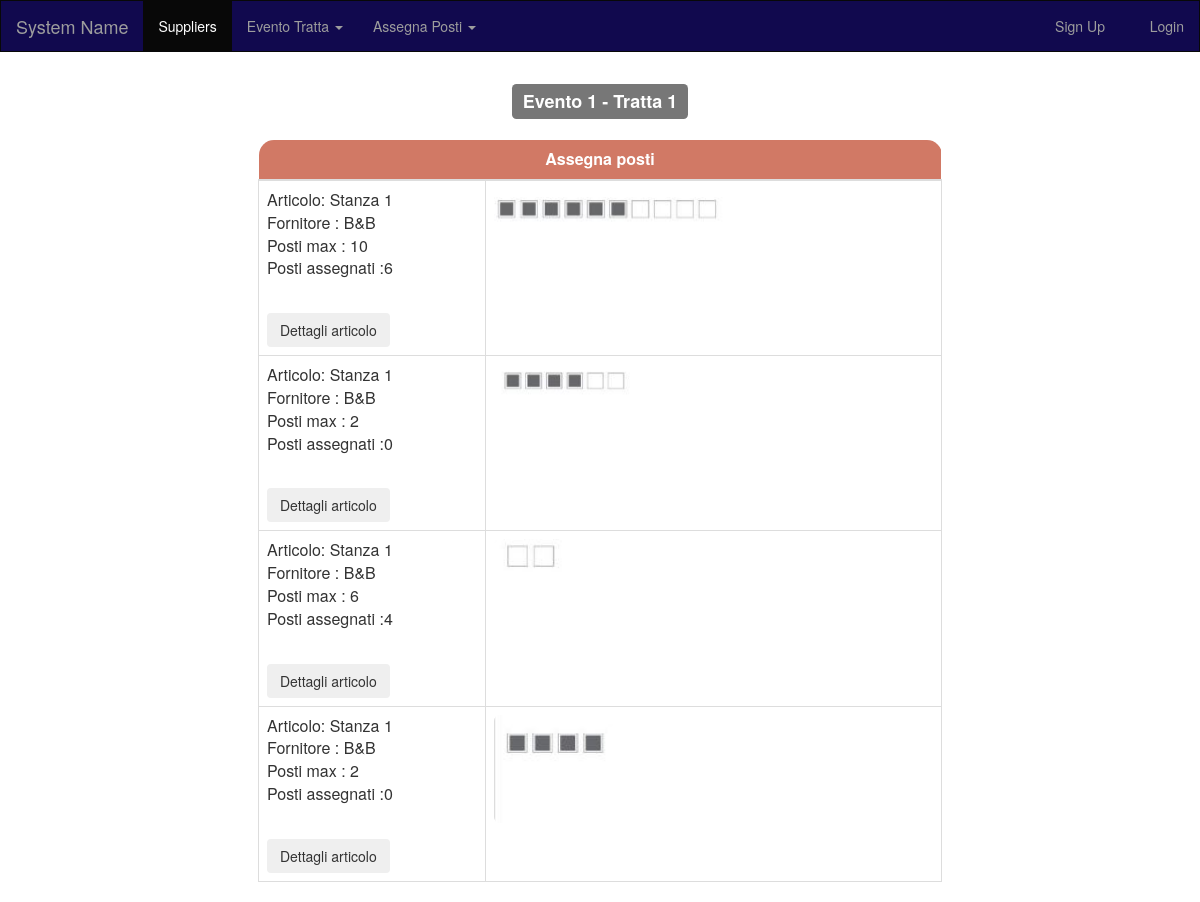
Screenshot of /index.php/suppliers/assegna_posti_more with the database file from the repository.
### tables this page shows
CREATE TABLE `assign_seats` (
  `seat_id` int(11) NOT NULL,
  `article` text NOT NULL,
  `img_seat` int(11) NOT NULL,
  `seat_type` int(11) NOT NULL DEFAULT '1'
);

CREATE TABLE `tbl_file_uploader` (
  `file_id` int(11) NOT NULL,
  `file_name` varchar(50) NOT NULL
);

### application/controllers/suppliers.php (called while the page is built, shortened)
<?php
class suppliers extends CI_Controller {
  public function __construct()
    {
        $this->load->library('session');
		$this->load->helper('url');
        $this->load->model('db_model');
    }
		public function assegna_posti_more()
    {
        $data['seats']=$this->db_model->get_seat_details(2);
        $this->load->view('header');
        $this->load->view('assegna_posti',$data);
        $this->load->view('footer');
    }
 }

### index.php (called while the page is built, shortened)
<?php
require_once BASEPATH.'core/CodeIgniter.php';

### application/models/db_model.php (called while the page is built, shortened)
<?php  if ( ! defined('BASEPATH')) exit('No direct script access allowed');
class db_model extends CI_Model
{
		public function get_seat_details($type)
	{
		$this->db->select('*');
        $this->db->from('assign_seats');
		$this->db->where('seat_type',$type);
        $query = $this->db->get();
        if ($query->num_rows() >= 1) {
		   return $query->result_array();
        } else {
            return false;
        }
    }
	public function get_images($img) {
        $this->db->select('file_name');
        $this->db->from('tbl_file_uploader');
        $this->db->where('file_id', $img);
        $query = $this->db->get();
        if ($query->num_rows() >= 1) {
            $data = $query->result_array();
            return $data;
        } else {
            return false;
        }
    }
	}

### application/views/assegna_posti.php (the view, shortened to what this page needs)
<div align="center" class="container">
    <h3>
        <span class="label label-default">Evento 1 - Tratta 1</span>
    </h3>
    <div class="table-responsive" style="max-width:60%">
        <table class="table table-bordered">
            <thead>
                <tr>
                    <th colspan="2" id="rcornerlf"> Assegna posti
                    </th>
                </tr>
            </thead>
            <tbody>
<?php foreach($seats as $seat) { ?>
                <tr>
                    <td>
                        <p><?php echo $seat['article'] ;?></p>
                        <br>
                        <button id="btn10_6" type="button" class="btn">Dettagli articolo</button>
                    </td>
                    <td>
			<?php $get_img = $this->db_model->get_images($seat['img_seat']);
                        if ($get_img[0]['file_name'] == 'noimage.png') {
                        }else{ ?>
                        <img src="<?php echo  base_url()."uploads/seats/".$get_img[0]['file_name']; ?>" class="img-responsive img-rounded" alt="" style="width:270px;height:auto;">
                    <?php } ?>
		</td>
                </tr>
               <?php } ?>
            </tbody>
        </table>
    </div>
</div>

### css/customd.css (style rules this page uses)
th { background-color: #d17965; color: white; }
#rcornerlf { border-radius: 15px 15px 0px 0px; border-color: #FFF; border-top-color: 2px solid #FFF; text-align: center; border-bottom: 2px solid #ddd; }
body { background-color: #fff; }

### rows the page displays
assign_seats: article "Articolo: Stanza 1 Fornitore : B&B Posti max : 10 Posti assegnati :6", tbl_file_uploader.file_name (picture)
assign_seats: article "Articolo: Stanza 1 Fornitore : B&B Posti max : 2 Posti assegnati :0", tbl_file_uploader.file_name (picture)
assign_seats: article "Articolo: Stanza 1 Fornitore : B&B Posti max : 6 Posti assegnati :4", tbl_file_uploader.file_name (picture)
assign_seats: article "Articolo: Stanza 1 Fornitore : B&B Posti max : 2 Posti assegnati :0", tbl_file_uploader.file_name (picture)
